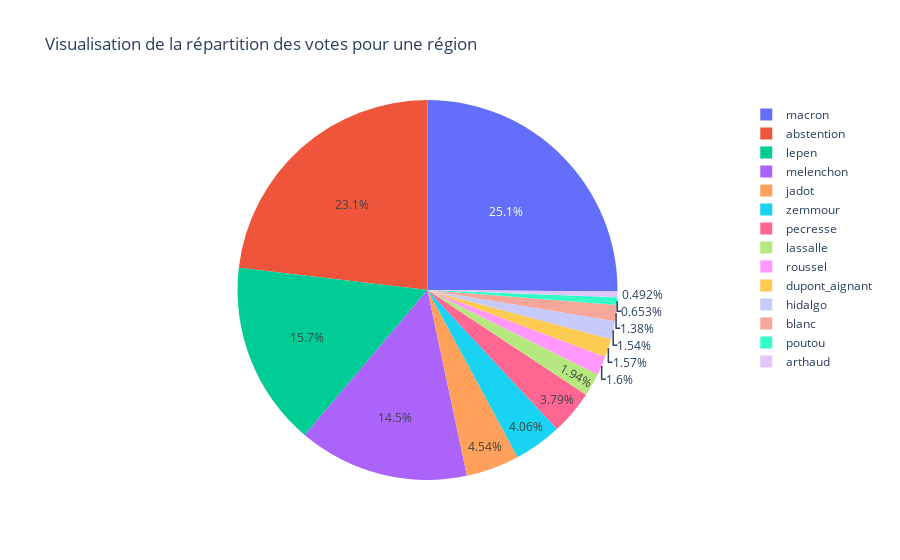

Notebook cell for this chart:
### Code cell
#Visualisation de la répartition des votes pour une région
data["Code de la région"]=data["Code de la région"].astype(int)
code_région = 52 #Code de la région à étudier

labels = ['%Voix/Ins' + '_' + c for c in candidats]
labels.append('% Abs/Ins')
labels.append('% Blancs/Ins')
subdata = data.loc[data['Code de la région'] == code_région]
subdata = subdata[labels]
y = subdata.to_numpy()[0] #La somme des % devrait faire ~100

labels1 = candidats + ['abstention', 'blanc']
# fig, ax = plt.subplots(figsize = (8,8))
c = list(mcolors.TABLEAU_COLORS) + ['magenta', 'turquoise', 'yellow', 'lightgrey']
#ax.pie(y, labels=labels1, autopct='%1.1f%%', colors = c);

fig = px.pie(values=y, names=labels1, title='Visualisation de la répartition des votes pour une région')
fig.show()

### Figure 1 — Plotly figure (JSON) as saved in the notebook; plotly's stock layout.template omitted (floating-point values rounded to 4 significant figures)
{"data": [{"domain": {"x": [0, 1], "y": [0, 1]}, "hovertemplate": "label=%{label}<br>value=%{value}<extra></extra>", "labels": ["arthaud", "roussel", "macron", "lassalle", "lepen", "zemmour", "melenchon", "hidalgo", "jadot", "pecresse", "poutou", "dupont_aignant", "abstention", "blanc"], "legendgroup": "", "name": "", "showlegend": true, "type": "pie", "values": [0.49, 1.59, 24.99, 1.93, 15.6, 4.04, 14.44, 1.53, 4.52, 3.77, 0.65, 1.56, 23.02, 1.37]}], "layout": {"legend": {"tracegroupgap": 0}, "title": {"text": "Visualisation de la répartition des votes pour une région"}}}
